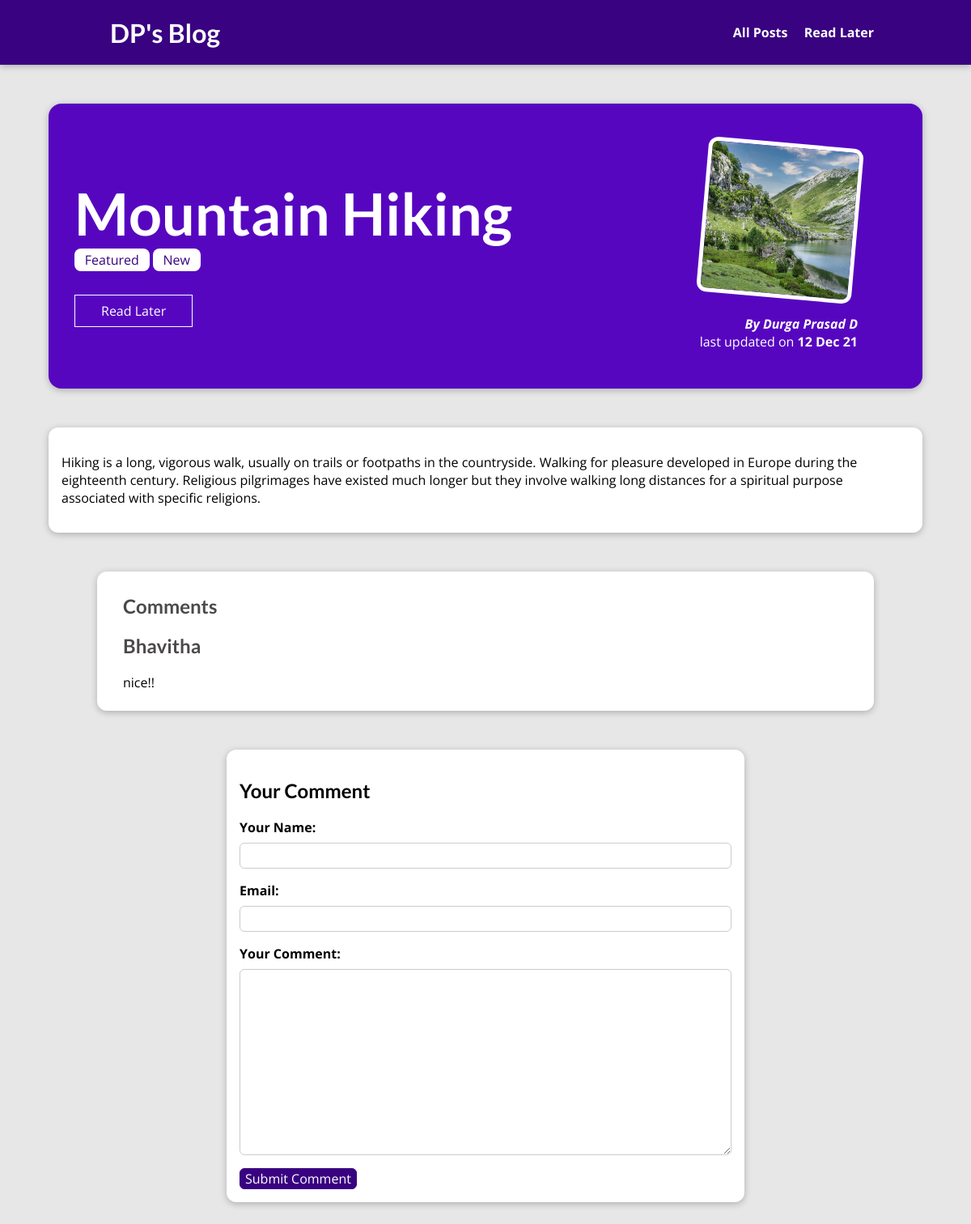
The app's page /posts/mountain-hiking with its own data.
### blog/models.py (models this page shows, shortened)
class Post(models.Model):
    title=models.CharField(max_length=50)
    excert=models.CharField(max_length=200)
    image_name=models.ImageField(upload_to="posts")
    date=models.DateField(auto_now=True)
    slug=models.SlugField(unique=True,db_index=True)
    author=models.ForeignKey(Author,on_delete=models.SET_NULL,null=True,related_name="posts")
    content=models.TextField(validators=[MinLengthValidator])
    tag=models.ManyToManyField(Tag,related_name="tags")

class Tag(models.Model):
    caption=models.CharField(max_length=50)

class Author(models.Model):
    fname=models.CharField(max_length=50)
    lname=models.CharField(max_length=50)
    email=models.EmailField()
    def full_name(self):
        return f"{self.fname} {self.lname}"
    def __str__(self):
        return self.full_name()

class Comment(models.Model):
    user_name=models.CharField(max_length=50)
    user_email=models.CharField(max_length=50)
    text=models.TextField(max_length=200)
    post=models.ForeignKey(Post,on_delete=CASCADE,related_name="comments")

### blog/views.py (the view, shortened to what this page needs)
# urls.py: path("posts/<slug:slug>",views.PostDetailView.as_view(),name="post_details"),
class PostDetailView(View):
    def is_stored_post(self,request,post_id):
        stored_post=request.session.get("stored_post")
        if stored_post is not None:
            is_read_later=post_id in stored_post
        else:
            is_read_later=False
        return is_read_later
    def get(self,request,slug):
        identified_post=Post.objects.get(slug=slug)
        form=CommentsForm()
        return render(request,"blog/post-details.html",{
            "post":identified_post,
            "tags":identified_post.tag.all(),
            "form":form,
            "comments":identified_post.comments.all().order_by("-id"),
            "is_read_later":self.is_stored_post(request,identified_post.id)
        })

### blog/forms.py
class CommentsForm(forms.ModelForm):
    class Meta:
        model=models.Comment
        exclude=['post']
        labels={
            "user_name":"Your Name",
            "user_email":"Email",
            "text":"Your Comment"
        }

### blog/templates/blog/post-details.html (shortened to what this page needs)
{% extends 'base.html' %}
{% load static %}
{% block css_files %}<link rel="stylesheet" href="{% static 'blog/post-details.css' %}">
{% endblock css_files %}
{% block body %}
<section id='summary'>
<h2>{{post.title | title}}</h2>
<div>
    {% for tag in tags %}
    <span class="tags">{{tag.caption}}</span>
    {% endfor %}
</div>
{% if is_read_later  %}
<div id="read_later">
    <form action="{% url 'read-later' %}" method="POST">
        {% csrf_token %}
        <input type="hidden" name="read_later" value="{{post.id}}">
    <button>Remove from Read Later</button>
</form>
</div>
{% else %}
<div id="read_later">
    <form action="{% url 'read-later' %}" method="POST">
    <button>Read Later</button>
</form>
</div>
{% endif %}
<article>
    <img src="{{post.image_name.url}}" alt="{{post.title}}">
    <address>By <a href="mailto:{{post.author.email}}">{{post.author}}</a></address>
    <div>
        last updated on <time>{{post.date | date:"d M y"}}</title>
    </div>
</article>
</section>
<main>
        {{post.content | linebreaks}}
</main>
<section id="comments">
    <h2>Comments</h2>
    <ul>
        {% for comment in comments %}
        <li>
            <h2>{{comment.user_name}}</h2>
            <p>{{comment.text |linebreaks}}</p>
        </li>
        {% endfor %}
    </ul>
</section>
<section id="comment-form">
    <h2>Your Comment</h2>
    <form  action="{% url 'post_details' post.slug %}" method="POST">
        {% for fields in form %}
        <div class="form-control {% if fields.errors %}invalid{% endif %}" >
            {{fields.label_tag}}
            {{fields}}
        </div>
        {% endfor %}
        <button>Submit Comment</button>
    </form>
</section>
{% endblock body %}

### static/app.css (style rules this page uses)
* { box-sizing: border-box; }
html { font-family: 'Open Sans', 'Lato', sans-serif; }
body { margin: 0; }
h1, h2, h3 { font-family: 'Lato', sans-serif; font-weight: bold; }

### blog/static/blog/post-details.css (style rules this page uses)
body { background-color: #e7e7e7; }
#summary { margin: 8rem auto 3rem auto; padding: 2rem; width: 90%; max-width: 90rem; border-radius: 16px; background-color: #5706c0; position: relative; box-shadow: 0 2px 8px rgba(0, 0, 0, 0.25); height: 22rem; }
#summary h2 { color: white; font-size: 4.5rem; margin-bottom: 0.25rem; }
#summary article { position: absolute; top: 2rem; right: 3rem; padding: 1rem 2rem; border-radius: 12px; text-align: right; color: white; }
#summary article img { width: 12rem; height: 12rem; border-radius: 12px; transform: rotateZ(5deg); border: 5px solid white; margin-bottom: 1rem; }
#summary address { font-weight: bold; }
#summary a { color: white; text-decoration: none; }
#summary time { font-weight: bold; }
main { width: 90%; max-width: 90rem; margin: 3rem auto; background-color: white; padding: 1rem; border-radius: 12px; box-shadow: 0 2px 8px rgba(0, 0, 0, 0.25); }
.tags { background-color: white; color: #390281; padding: 0.2rem 0.8rem; border-radius: 8px; }
#comment-form { margin: 3rem auto; width: 90%; max-width: 40rem; border-radius: 12px; background-color: white; box-shadow: 0 2px 8px rgba(0, 0, 0, 0.25); padding: 1rem; }
.form-control { margin-bottom: 1rem; }
.form-control label { margin-bottom: 0.5rem; font-weight: bold; display:block; }
.form-control input,.form-control textarea { display: block; width: 100%; font: inherit; padding: 0.25rem; border-radius: 6px; border: 1px solid #ccc; }
#comment-form button { font: inherit; background-color: #390281; color: white; border: 1px solid #390281; padding: 0.5 1.5rem; border-radius: 6px; cursor: pointer; }
#comments { margin: 3rem auto; width: 90%; max-width: 60rem; border-radius: 12px; background-color: white; box-shadow: 0 2px 8px rgba(0, 0, 0, 0.25); padding: 0.5rem 2rem; }
#comments ul { list-style: none; margin: 0; padding: 0; }
#comments li { margin-bottom: 1rem; border-bottom: 2px solid #ccc; }
#comments li:last-of-type { border-bottom: none; }
#comments h2 { color: #4d4949; padding: 0; }
#read_later { margin: 2rem 0; }
#read_later button { color: white; background-color: transparent; border: 1px solid white; padding: 0.5rem 2rem; font: inherit; }

### records on screen
Post: title "Mountain Hiking", image_name (picture), author "Durga Prasad D", date "12 Dec 21", content "Hiking is a long, vigorous walk, usually on trails or footpaths in the countryside. Walking for pleasure developed in Europe during the eighteenth century. Religious pilgrimages have existed much longer but they involve walking long distances for a spiritual purpose associated with specific religions."
Tag: caption "Featured"
Tag: caption "New"
Comment: user_name "Bhavitha", text "nice!!"

### other values on screen
{{ fields.label_tag }} "Your Name:" "Email:" "Your Comment:"
